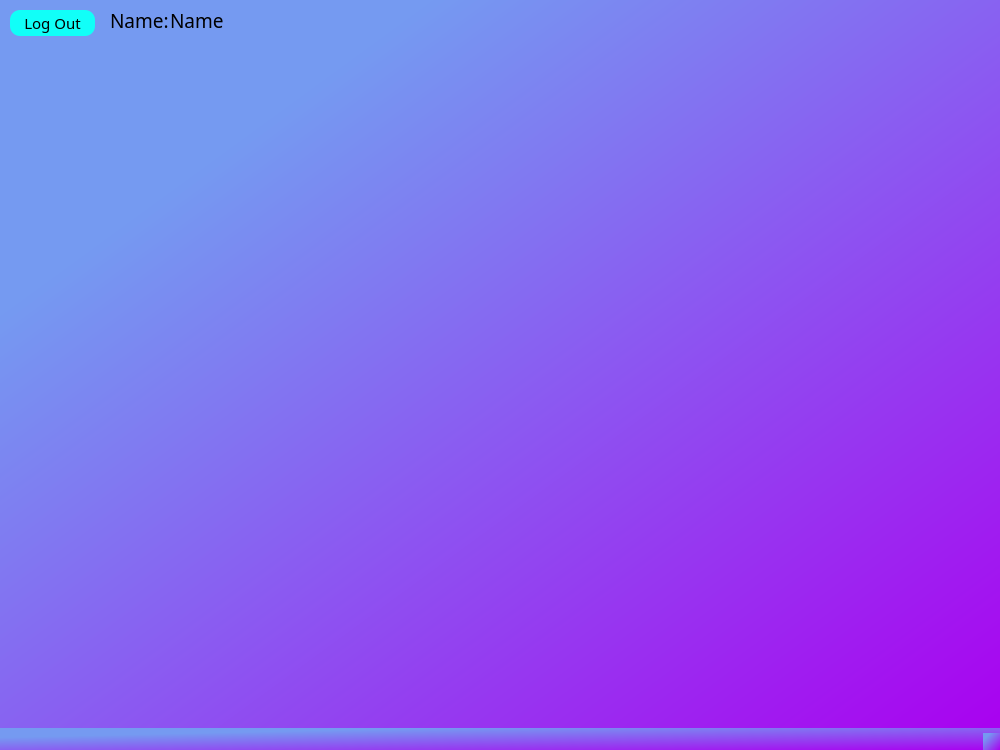
<?xml version="1.0" encoding="UTF-8"?>
<ui version="4.0">
 <class>LoginWindow</class>
 <widget class="QMainWindow" name="LoginWindow">
  <property name="geometry">
   <rect>
    <x>0</x>
    <y>0</y>
    <width>1000</width>
    <height>750</height>
   </rect>
  </property>
  <property name="windowTitle">
   <string>MainWindow</string>
  </property>
  <property name="styleSheet">
   <string notr="true">background-color: qlineargradient(spread:pad, x1:0.199318, y1:0.205, x2:1, y2:1, stop:0 rgba(117, 154, 241, 255), stop:0.0170455 rgba(117, 154, 241, 255), stop:1 rgba(169, 1, 240, 255))</string>
  </property>
  <widget class="QWidget" name="centralwidget">
   <widget class="QLabel" name="usernamelabel">
    <property name="geometry">
     <rect>
      <x>110</x>
      <y>10</y>
      <width>61</width>
      <height>21</height>
     </rect>
    </property>
    <property name="font">
     <font>
      <family>Tw Cen MT</family>
      <pointsize>14</pointsize>
     </font>
    </property>
    <property name="styleSheet">
     <string notr="true">background-color: rgba(255, 255, 255, 0)</string>
    </property>
    <property name="text">
     <string>Name:</string>
    </property>
   </widget>
   <widget class="QPushButton" name="logoutButton">
    <property name="geometry">
     <rect>
      <x>10</x>
      <y>10</y>
      <width>85</width>
      <height>26</height>
     </rect>
    </property>
    <property name="font">
     <font>
      <family>Maiandra GD</family>
      <pointsize>11</pointsize>
     </font>
    </property>
    <property name="styleSheet">
     <string notr="true">background-color: rgb(17, 255, 248);
border-radius: 10px;</string>
    </property>
    <property name="text">
     <string>Log Out</string>
    </property>
   </widget>
   <widget class="QLabel" name="usernamelabel_2">
    <property name="geometry">
     <rect>
      <x>170</x>
      <y>10</y>
      <width>261</width>
      <height>21</height>
     </rect>
    </property>
    <property name="font">
     <font>
      <family>Tw Cen MT</family>
      <pointsize>14</pointsize>
     </font>
    </property>
    <property name="styleSheet">
     <string notr="true">background-color: rgba(255, 255, 255, 0)</string>
    </property>
    <property name="text">
     <string>Name</string>
    </property>
   </widget>
  </widget>
  <widget class="QMenuBar" name="menubar">
   <property name="geometry">
    <rect>
     <x>0</x>
     <y>0</y>
     <width>1000</width>
     <height>25</height>
    </rect>
   </property>
  </widget>
  <widget class="QStatusBar" name="statusbar"/>
 </widget>
 <resources/>
 <connections/>
</ui>
